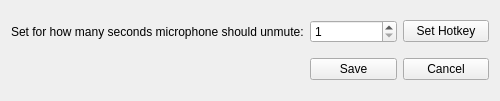
<?xml version="1.0" encoding="UTF-8"?>
<ui version="4.0">
 <class>configui</class>
 <widget class="QWidget" name="configui">
  <property name="windowModality">
   <enum>Qt::NonModal</enum>
  </property>
  <property name="geometry">
   <rect>
    <x>0</x>
    <y>0</y>
    <width>500</width>
    <height>101</height>
   </rect>
  </property>
  <property name="sizePolicy">
   <sizepolicy hsizetype="Preferred" vsizetype="Preferred">
    <horstretch>0</horstretch>
    <verstretch>0</verstretch>
   </sizepolicy>
  </property>
  <property name="minimumSize">
   <size>
    <width>0</width>
    <height>0</height>
   </size>
  </property>
  <property name="maximumSize">
   <size>
    <width>16777215</width>
    <height>16777215</height>
   </size>
  </property>
  <property name="windowTitle">
   <string>Dialog</string>
  </property>
  <layout class="QGridLayout" name="gridLayout">
   <item row="0" column="0">
    <widget class="QLabel" name="label">
     <property name="sizePolicy">
      <sizepolicy hsizetype="Minimum" vsizetype="Preferred">
       <horstretch>0</horstretch>
       <verstretch>0</verstretch>
      </sizepolicy>
     </property>
     <property name="text">
      <string>Set for how many seconds microphone should unmute:</string>
     </property>
    </widget>
   </item>
   <item row="0" column="1">
    <widget class="QSpinBox" name="seconds">
     <property name="minimum">
      <number>1</number>
     </property>
    </widget>
   </item>
   <item row="0" column="2">
    <widget class="QPushButton" name="SetHotkeyBtn">
     <property name="text">
      <string>Set Hotkey</string>
     </property>
    </widget>
   </item>
   <item row="1" column="1">
    <widget class="QPushButton" name="SaveBtn">
     <property name="text">
      <string>Save</string>
     </property>
    </widget>
   </item>
   <item row="1" column="2">
    <widget class="QPushButton" name="CancelBtn">
     <property name="text">
      <string>Cancel</string>
     </property>
    </widget>
   </item>
  </layout>
 </widget>
 <resources/>
 <connections/>
</ui>
